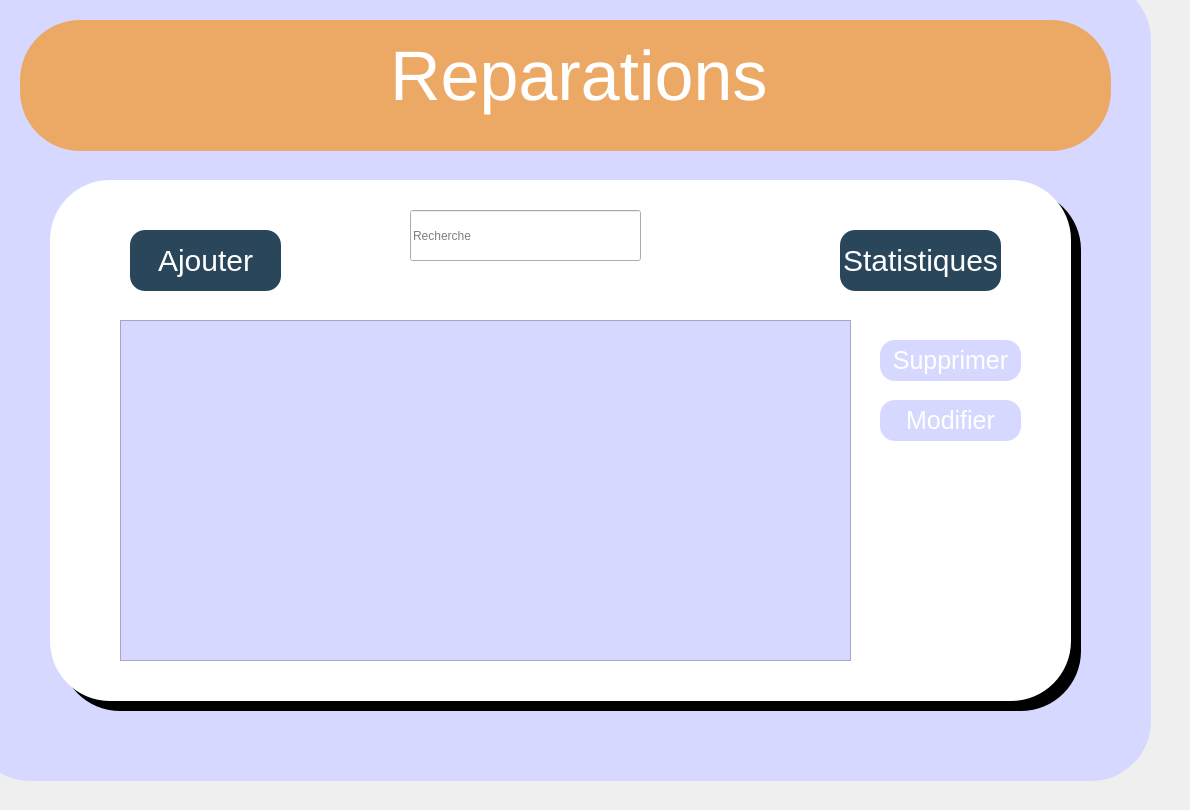
    <widget class="QWidget" name="reparation">
     <widget class="QPushButton" name="pushButton_7">
      <property name="geometry">
       <rect>
        <x>20</x>
        <y>20</y>
        <width>1091</width>
        <height>131</height>
       </rect>
      </property>
      <property name="styleSheet">
       <string notr="true">QPushButton{
background:#ECA966;
font-size:70px;
border-radius:60px;
color:white;
}</string>
      </property>
      <property name="text">
       <string/>
      </property>
     </widget>
     <widget class="QLabel" name="Reparation">
      <property name="geometry">
       <rect>
        <x>390</x>
        <y>20</y>
        <width>391</width>
        <height>111</height>
       </rect>
      </property>
      <property name="styleSheet">
       <string notr="true">QLabel{
font-size:70px;
color:white;
}</string>
      </property>
      <property name="text">
       <string>Reparations</string>
      </property>
     </widget>
     <widget class="QPushButton" name="Retour">
      <property name="geometry">
       <rect>
        <x>70</x>
        <y>50</y>
        <width>81</width>
        <height>71</height>
       </rect>
      </property>
      <property name="styleSheet">
       <string notr="true">QPushButton{
background:#ECA966;
font-size:70px;
border-radius:60px;
color:white;
}</string>
      </property>
      <property name="text">
       <string/>
      </property>
      <property name="icon">
       <iconset>
        <normaloff>../../../../Downloads/Images/icons8-undo-100.png</normaloff>../../../../Downloads/Images/icons8-undo-100.png</iconset>
      </property>
      <property name="iconSize">
       <size>
        <width>70</width>
        <height>70</height>
       </size>
      </property>
     </widget>
     <widget class="QPushButton" name="pushButton_3">
      <property name="geometry">
       <rect>
        <x>60</x>
        <y>190</y>
        <width>1021</width>
        <height>521</height>
       </rect>
      </property>
      <property name="styleSheet">
       <string notr="true">QPushButton{
background:black;
font-size:70px;
border-radius:60px;
color:white;
}</string>
      </property>
      <property name="text">
       <string/>
      </property>
     </widget>
     <widget class="QPushButton" name="pushButton_4">
      <property name="geometry">
       <rect>
        <x>50</x>
        <y>180</y>
        <width>1021</width>
        <height>521</height>
       </rect>
      </property>
      <property name="styleSheet">
       <string notr="true">QPushButton{
background:white;
font-size:70px;
border-radius:60px;
color:white;
}</string>
      </property>
      <property name="text">
       <string/>
      </property>
     </widget>
     <widget class="QPushButton" name="pushButton_6">
      <property name="geometry">
       <rect>
        <x>-30</x>
        <y>-20</y>
        <width>1181</width>
        <height>801</height>
       </rect>
      </property>
      <property name="styleSheet">
       <string notr="true">QPushButton{
background:rgb(215, 216, 255);
font-size:70px;
border-radius:60px;
color:white;
}</string>
      </property>
      <property name="text">
       <string/>
      </property>
     </widget>
     <widget class="QPushButton" name="ajouter1_btn">
      <property name="geometry">
       <rect>
        <x>130</x>
        <y>230</y>
        <width>151</width>
        <height>61</height>
       </rect>
      </property>
      <property name="styleSheet">
       <string notr="true">QPushButton{
background:#29465B;
font-size:30px;
border-radius:15px;
color:white;
}

QPushButton:hover{
color:#3794AB;
border-radius:15px;
background:white;
font-size:30px;
}</string>
      </property>
      <property name="text">
       <string>Ajouter</string>
      </property>
     </widget>
     <widget class="QLineEdit" name="recherche_text">
      <property name="geometry">
       <rect>
        <x>410</x>
        <y>210</y>
        <width>231</width>
        <height>51</height>
       </rect>
      </property>
      <property name="placeholderText">
       <string>Recherche</string>
      </property>
     </widget>
     <widget class="QPushButton" name="supprimer_btn">
      <property name="geometry">
       <rect>
        <x>880</x>
        <y>340</y>
        <width>141</width>
        <height>41</height>
       </rect>
      </property>
      <property name="styleSheet">
       <string notr="true">QPushButton{
background:rgb(215, 216, 255);
font-size:25px;
border-radius:15px;
color:white;
}

QPushButton:hover{
color:#3794AB;
border-radius:15px;
background:white;
font-size:30px;
}</string>
      </property>
      <property name="text">
       <string>Supprimer</string>
      </property>
     </widget>
     <widget class="QPushButton" name="Statistiques_btn">
      <property name="geometry">
       <rect>
        <x>840</x>
        <y>230</y>
        <width>161</width>
        <height>61</height>
       </rect>
      </property>
      <property name="styleSheet">
       <string notr="true">QPushButton{
background:#29465B;
font-size:30px;
border-radius:15px;
color:white;
}

QPushButton:hover{
color:#3794AB;
border-radius:15px;
background:white;
font-size:30px;
}</string>
      </property>
      <property name="text">
       <string>Statistiques</string>
      </property>
     </widget>
     <widget class="QPushButton" name="Rechercher_btn">
      <property name="geometry">
       <rect>
        <x>670</x>
        <y>200</y>
        <width>81</width>
        <height>71</height>
       </rect>
      </property>
      <property name="styleSheet">
       <string notr="true">QPushButton{
background:white;
font-size:70px;
border-radius:60px;
color:white;
}</string>
      </property>
      <property name="text">
       <string/>
      </property>
      <property name="icon">
       <iconset>
        <normaloff>../../../../Downloads/Images/icons8-search-58.png</normaloff>../../../../Downloads/Images/icons8-search-58.png</iconset>
      </property>
      <property name="iconSize">
       <size>
        <width>70</width>
        <height>70</height>
       </size>
      </property>
     </widget>
     <widget class="QTableView" name="tableView">
      <property name="geometry">
       <rect>
        <x>120</x>
        <y>320</y>
        <width>731</width>
        <height>341</height>
       </rect>
      </property>
      <property name="styleSheet">
       <string notr="true">background:rgb(215, 216, 255);
color:black;
font-size:20px;</string>
      </property>
     </widget>
     <widget class="QPushButton" name="modifier_btn">
      <property name="geometry">
       <rect>
        <x>880</x>
        <y>400</y>
        <width>141</width>
        <height>41</height>
       </rect>
      </property>
      <property name="styleSheet">
       <string notr="true">QPushButton{
background:rgb(215, 216, 255);
font-size:25px;
border-radius:15px;
color:white;
}

QPushButton:hover{
color:#3794AB;
border-radius:15px;
background:white;
font-size:30px;
}</string>
      </property>
      <property name="text">
       <string>Modifier</string>
      </property>
     </widget>
     <zorder>pushButton_6</zorder>
     <zorder>pushButton_7</zorder>
     <zorder>Reparation</zorder>
     <zorder>pushButton_3</zorder>
     <zorder>pushButton_4</zorder>
     <zorder>Retour</zorder>
     <zorder>ajouter1_btn</zorder>
     <zorder>recherche_text</zorder>
     <zorder>supprimer_btn</zorder>
     <zorder>Statistiques_btn</zorder>
     <zorder>Rechercher_btn</zorder>
     <zorder>tableView</zorder>
     <zorder>modifier_btn</zorder>
    </widget>
